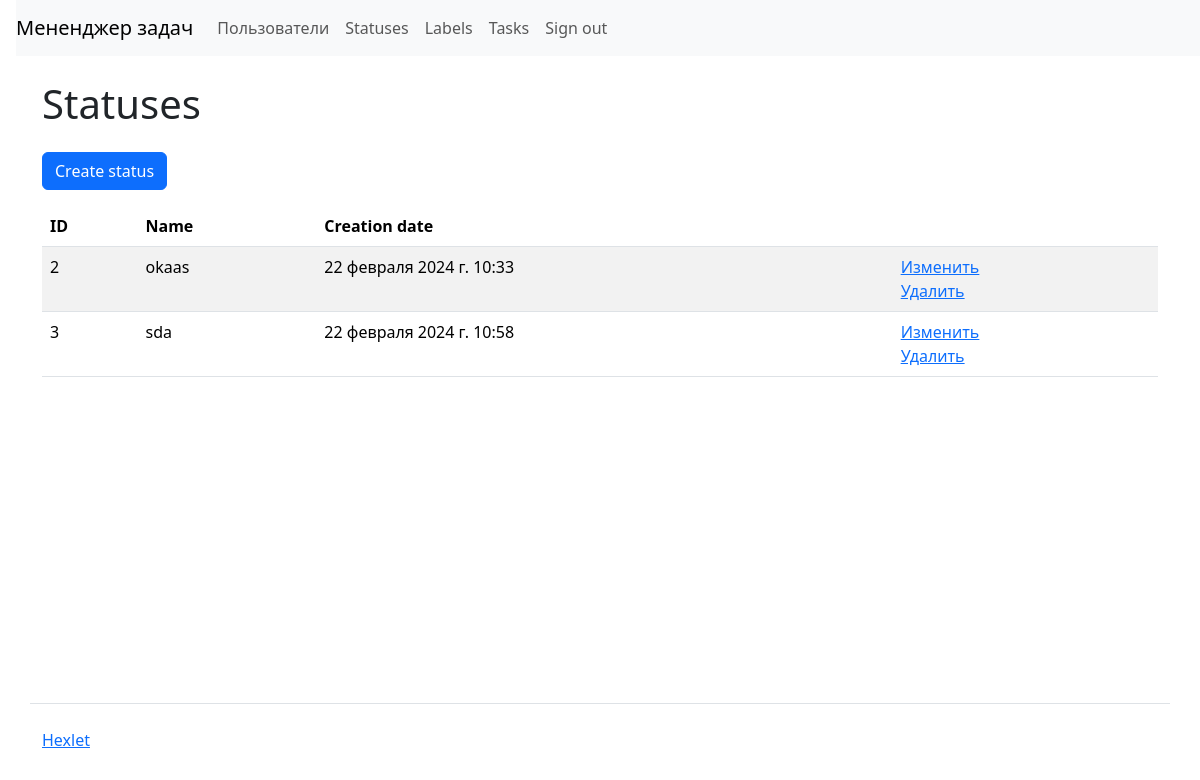
Before: /statuses/ (signed in) with the older database file.
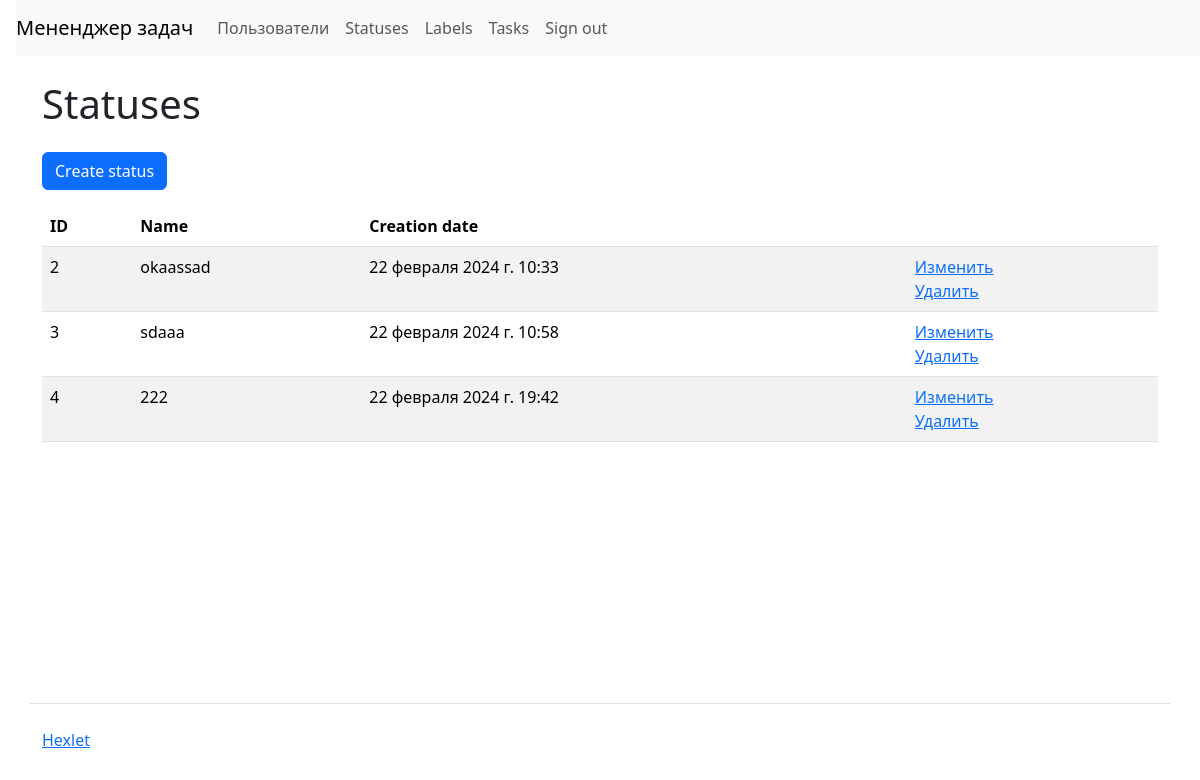
After: the same page with the newer database file.
### task_manager/statuses/models.py (models this page shows, shortened)
class Statuses(models.Model):
    name = models.CharField(max_length=200, unique=True, verbose_name=_('Name'))
    timestamp = models.DateTimeField(auto_now_add=True)

### task_manager/statuses/views.py (the view)
# urls.py: path('', views.IndexView.as_view(), name='index_labels'),
class IndexView(LoginRequiredMixin, ListView):
    model = Statuses
    template_name = 'statuses/index.html'
    context_object_name = 'statuses'
    def get_context_data(self, **kwargs):
        context = super().get_context_data(**kwargs)
        context['messages'] = messages.get_messages(self.request)
        return context

### task_manager/templates/statuses/index.html
{% extends 'layout.html' %}
{% load django_bootstrap5 i18n %}
{% block content %}
<h1 class="my-4"> {% translate "Statuses" %}</h1>
<a class="btn btn-primary mb-3" href="{% url 'create_status' %}">{% translate "Create status" %}</a>
<table class="table table-striped">
    <thead>
        <tr>
          <th>ID</th>
          <th>{% translate "Name" %}</th>
          <th>{% translate "Сreation date" %}</th>
          <th></th>
        </tr>
    </thead>
    <tbody>
      {% for status in statuses %}
        <tr>
          <td>{{ status.id }}</td>
          <td>{{ status.name }}</td>
          <td>{{ status.timestamp }}</td>
          <td>
            <a href="{% url 'update_status' status.id %}">{% translate "Change" %}</a>
            <br>
            <a href="{% url 'delete_status' status.id %}">{% translate "Delete" %}</a>
          </td>
        </tr>
        {% endfor %}
    </tbody>
</table>
{% endblock %}

Changed rows visible on the page:
changed Statuses id 2: name "okaas" → "okaassad"
changed Statuses id 3: name "sda" → "sdaaa"
added Statuses: id "4", name "222", timestamp "22 февраля 2024 г. 19:42"
